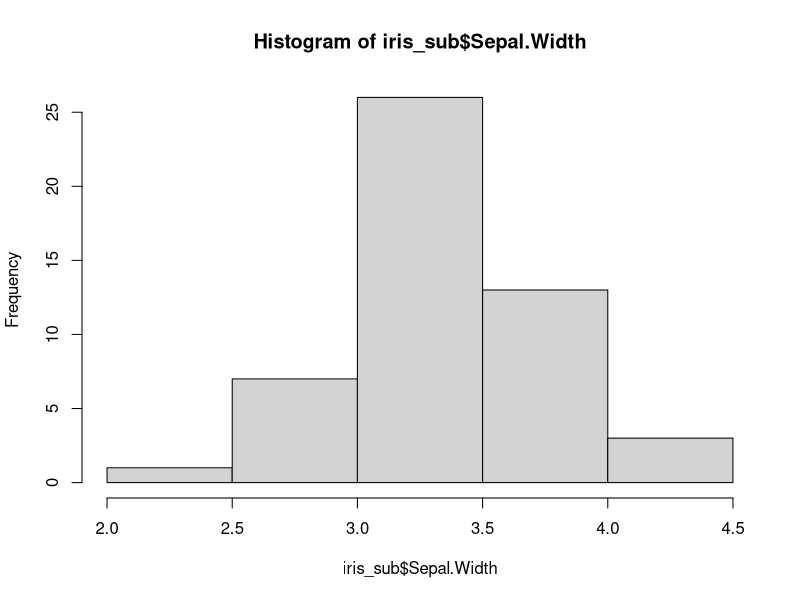
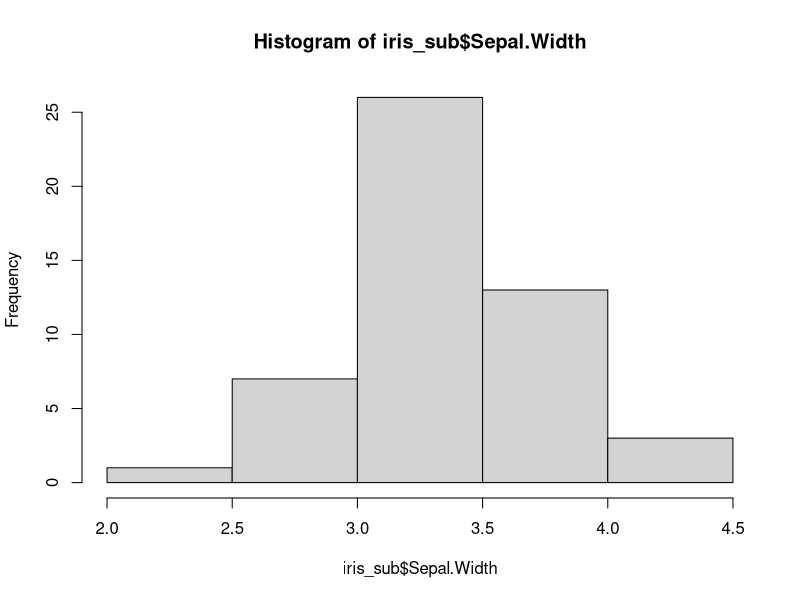

R code for these plots, in order:
## ---- chunk 1
knitr::opts_chunk$set(echo = TRUE)
## ---- chunk 2
iris_sub=subset(iris,Species=="setosa")
## ---- chunk 3
hist(iris_sub$Sepal.Width)
## ---- chunk 4
hist(iris_sub$Sepal.Width)
## ---- chunk 5
union_p=nrow(subset(iris,iris[,5]=="setosa" & iris[,2]>3))
sepal_p=nrow(subset(iris,iris[,2]>3))
cond_prob=union_p/sepal_p
cond_prob
